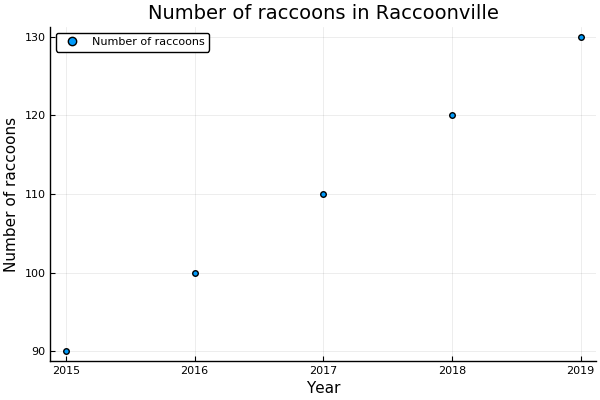

The script that saved this image:
# This file was generated, do not modify it. # hide
# hideall
import Plots
Plots.pyplot()
Plots.plot(title="Number of raccoons in Raccoonville", xlabel="Year", ylabel="Number of raccoons")
Plots.scatter!(2015:2019, 90:10:130, label="Number of raccoons")
Plots.savefig(joinpath(@__DIR__, "raccoons.png"))